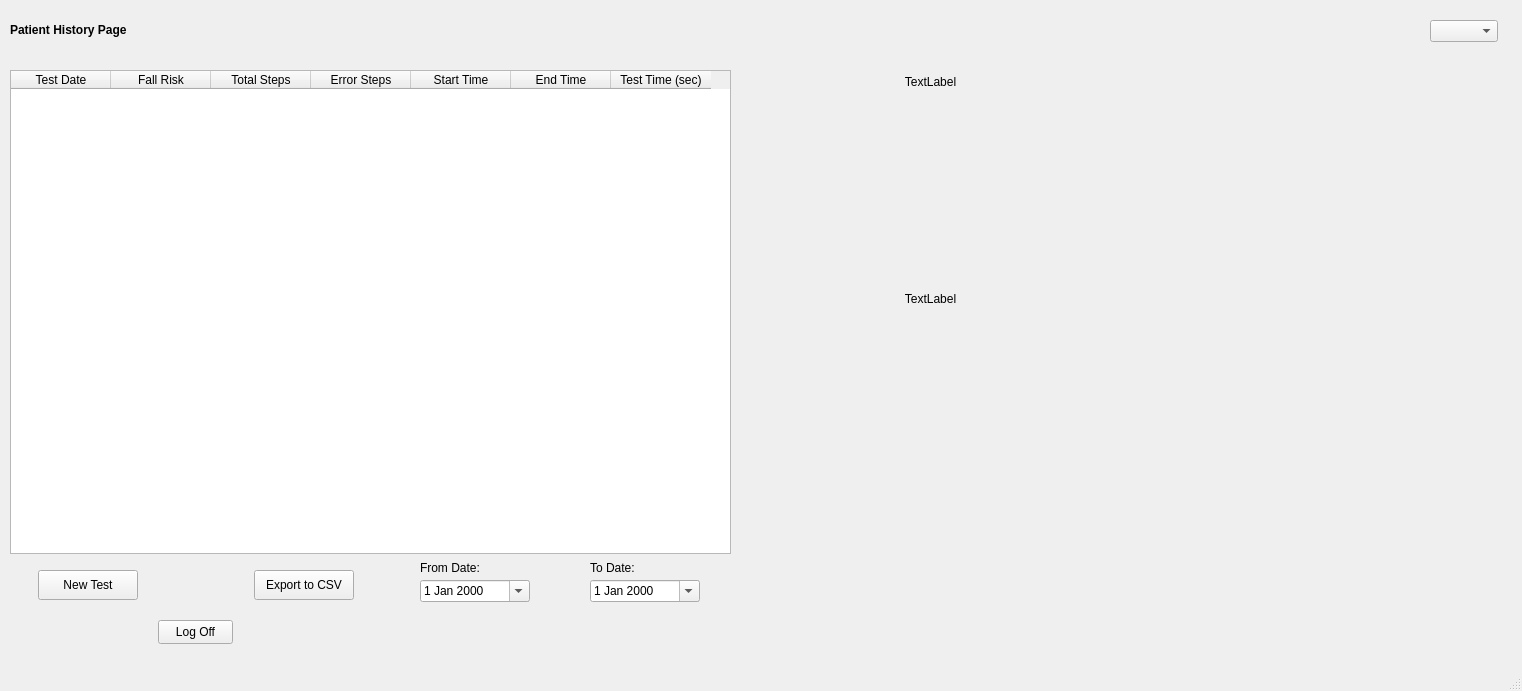
<?xml version="1.0" encoding="UTF-8"?>
<ui version="4.0">
 <class>PatientHistoryPage</class>
 <widget class="QMainWindow" name="PatientHistoryPage">
  <property name="geometry">
   <rect>
    <x>0</x>
    <y>0</y>
    <width>1522</width>
    <height>691</height>
   </rect>
  </property>
  <property name="windowTitle">
   <string>Patient History Page</string>
  </property>
  <widget class="QWidget" name="centralwidget">
   <widget class="QLabel" name="label_Patient_History_Page">
    <property name="geometry">
     <rect>
      <x>10</x>
      <y>20</y>
      <width>1501</width>
      <height>20</height>
     </rect>
    </property>
    <property name="font">
     <font>
      <pointsize>9</pointsize>
      <bold>true</bold>
     </font>
    </property>
    <property name="text">
     <string>Patient History Page</string>
    </property>
   </widget>
   <widget class="QTableWidget" name="tableWidget_History">
    <property name="geometry">
     <rect>
      <x>10</x>
      <y>70</y>
      <width>721</width>
      <height>484</height>
     </rect>
    </property>
    <property name="cursor" stdset="0">
     <cursorShape>OpenHandCursor</cursorShape>
    </property>
    <property name="layoutDirection">
     <enum>Qt::LayoutDirection::LeftToRight</enum>
    </property>
    <column>
     <property name="text">
      <string>Test Date</string>
     </property>
    </column>
    <column>
     <property name="text">
      <string>Fall Risk</string>
     </property>
    </column>
    <column>
     <property name="text">
      <string>Total Steps</string>
     </property>
    </column>
    <column>
     <property name="text">
      <string>Error Steps</string>
     </property>
    </column>
    <column>
     <property name="text">
      <string>Start Time</string>
     </property>
    </column>
    <column>
     <property name="text">
      <string>End Time</string>
     </property>
    </column>
    <column>
     <property name="text">
      <string>Test Time (sec)</string>
     </property>
    </column>
   </widget>
   <widget class="QPushButton" name="ExportToCSVButton">
    <property name="geometry">
     <rect>
      <x>254</x>
      <y>570</y>
      <width>100</width>
      <height>30</height>
     </rect>
    </property>
    <property name="cursor">
     <cursorShape>OpenHandCursor</cursorShape>
    </property>
    <property name="text">
     <string>Export to CSV</string>
    </property>
   </widget>
   <widget class="QDateEdit" name="dateEdit_From">
    <property name="geometry">
     <rect>
      <x>420</x>
      <y>580</y>
      <width>110</width>
      <height>22</height>
     </rect>
    </property>
    <property name="cursor">
     <cursorShape>OpenHandCursor</cursorShape>
    </property>
    <property name="wrapping">
     <bool>false</bool>
    </property>
    <property name="calendarPopup">
     <bool>true</bool>
    </property>
   </widget>
   <widget class="QPushButton" name="NewTestButton">
    <property name="geometry">
     <rect>
      <x>38</x>
      <y>570</y>
      <width>100</width>
      <height>30</height>
     </rect>
    </property>
    <property name="cursor">
     <cursorShape>OpenHandCursor</cursorShape>
    </property>
    <property name="text">
     <string>New Test</string>
    </property>
   </widget>
   <widget class="QDateEdit" name="dateEdit_To">
    <property name="geometry">
     <rect>
      <x>590</x>
      <y>580</y>
      <width>110</width>
      <height>22</height>
     </rect>
    </property>
    <property name="cursor">
     <cursorShape>OpenHandCursor</cursorShape>
    </property>
    <property name="wrapping">
     <bool>false</bool>
    </property>
    <property name="calendarPopup">
     <bool>true</bool>
    </property>
   </widget>
   <widget class="QLabel" name="label_To_Date">
    <property name="geometry">
     <rect>
      <x>590</x>
      <y>560</y>
      <width>110</width>
      <height>16</height>
     </rect>
    </property>
    <property name="text">
     <string>To Date:</string>
    </property>
   </widget>
   <widget class="QPushButton" name="LogOffButton">
    <property name="geometry">
     <rect>
      <x>158</x>
      <y>620</y>
      <width>75</width>
      <height>24</height>
     </rect>
    </property>
    <property name="cursor">
     <cursorShape>OpenHandCursor</cursorShape>
    </property>
    <property name="text">
     <string>Log Off</string>
    </property>
   </widget>
   <widget class="QLabel" name="label_From_Date">
    <property name="geometry">
     <rect>
      <x>420</x>
      <y>560</y>
      <width>110</width>
      <height>16</height>
     </rect>
    </property>
    <property name="text">
     <string>From Date:</string>
    </property>
   </widget>
   <widget class="QWidget" name="widget_Gauge" native="true">
    <property name="geometry">
     <rect>
      <x>740</x>
      <y>70</y>
      <width>386</width>
      <height>242</height>
     </rect>
    </property>
    <widget class="QWidget" name="layoutWidget">
     <property name="geometry">
      <rect>
       <x>0</x>
       <y>5</y>
       <width>381</width>
       <height>231</height>
      </rect>
     </property>
     <layout class="QVBoxLayout" name="verticalLayout">
      <item>
       <widget class="QLabel" name="label_Gauge_Title">
        <property name="sizePolicy">
         <sizepolicy hsizetype="Expanding" vsizetype="Fixed">
          <horstretch>0</horstretch>
          <verstretch>0</verstretch>
         </sizepolicy>
        </property>
        <property name="text">
         <string>TextLabel</string>
        </property>
        <property name="alignment">
         <set>Qt::AlignmentFlag::AlignCenter</set>
        </property>
       </widget>
      </item>
      <item>
       <widget class="QWidget" name="widget_Gauge_Canvas" native="true"/>
      </item>
      <item>
       <widget class="QLabel" name="label_Gauge_Percentage">
        <property name="sizePolicy">
         <sizepolicy hsizetype="Expanding" vsizetype="Fixed">
          <horstretch>0</horstretch>
          <verstretch>0</verstretch>
         </sizepolicy>
        </property>
        <property name="text">
         <string>TextLabel</string>
        </property>
        <property name="alignment">
         <set>Qt::AlignmentFlag::AlignCenter</set>
        </property>
       </widget>
      </item>
     </layout>
    </widget>
   </widget>
   <widget class="QWidget" name="widget_FallRisk" native="true">
    <property name="geometry">
     <rect>
      <x>1127</x>
      <y>70</y>
      <width>386</width>
      <height>242</height>
     </rect>
    </property>
   </widget>
   <widget class="QWidget" name="widget_StepCount" native="true">
    <property name="geometry">
     <rect>
      <x>740</x>
      <y>313</y>
      <width>386</width>
      <height>242</height>
     </rect>
    </property>
   </widget>
   <widget class="QWidget" name="widget_ErrorSteps" native="true">
    <property name="geometry">
     <rect>
      <x>1127</x>
      <y>313</y>
      <width>386</width>
      <height>242</height>
     </rect>
    </property>
   </widget>
   <widget class="QComboBox" name="comboBoxLanguage">
    <property name="geometry">
     <rect>
      <x>1430</x>
      <y>20</y>
      <width>68</width>
      <height>22</height>
     </rect>
    </property>
    <property name="cursor">
     <cursorShape>OpenHandCursor</cursorShape>
    </property>
    <property name="currentText">
     <string/>
    </property>
    <property name="currentIndex">
     <number>-1</number>
    </property>
    <item>
     <property name="text">
      <string>English</string>
     </property>
    </item>
    <item>
     <property name="text">
      <string>עברית</string>
     </property>
    </item>
   </widget>
  </widget>
  <widget class="QMenuBar" name="menubar">
   <property name="geometry">
    <rect>
     <x>0</x>
     <y>0</y>
     <width>1522</width>
     <height>22</height>
    </rect>
   </property>
  </widget>
  <widget class="QStatusBar" name="statusbar"/>
 </widget>
 <resources/>
 <connections/>
</ui>
